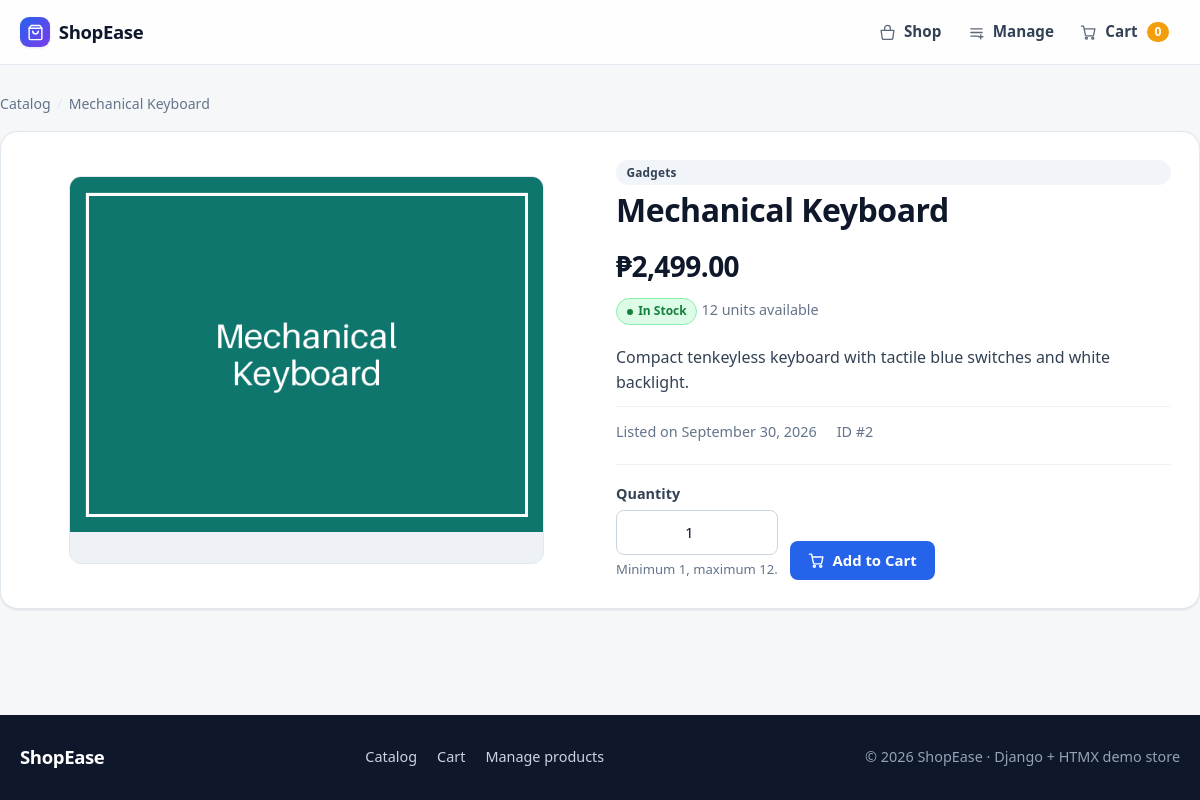
Screenshot of /products/2/ with the database file from the repository.
### store/models.py (models this page shows, shortened)
class Product(models.Model):
    name = models.CharField(max_length=120)
    category = models.ForeignKey(Category, on_delete=models.PROTECT, related_name="products")
    description = models.TextField(blank=True)
    price = models.DecimalField(max_digits=10, decimal_places=2)
    stock = models.IntegerField(default=0)
    image = models.ImageField(upload_to="products/", blank=True, null=True)
    is_active = models.BooleanField(default=True)
    date_created = models.DateTimeField(auto_now_add=True)
    class Meta:
        ordering = ["-date_created"]
    @property
    def is_out_of_stock(self):
        return self.stock <= 0
    @property
    def stock_status(self):
        if self.stock <= 0:
            return "out"
        if self.stock <= LOW_STOCK_THRESHOLD:
            return "low"
        return "in"
    @property
    def stock_label(self):
        return {"in": "In Stock", "low": "Low Stock", "out": "Out of Stock"}[self.stock_status]

class Category(models.Model):
    name = models.CharField(max_length=80)
    slug = models.SlugField(unique=True)
    class Meta:
        ordering = ["name"]
        verbose_name_plural = "categories"

### store/views.py (the view)
# urls.py: path("products/<int:pk>/", views.product_detail, name="product_detail"),
def product_detail(request, pk):
    product = Product.objects.filter(pk=pk, is_active=True).select_related("category").first()
    if product is None:
        return not_found(request)
    form = QuantityForm(max_qty=product.stock)
    return render(request, "product_detail.html", {"product": product, "form": form})

### store/forms.py
class QuantityForm(forms.Form):
    quantity = forms.IntegerField(
        min_value=1,
        initial=1,
        label="Quantity",
        error_messages={
            "invalid": "Enter a whole number.",
            "min_value": "Quantity must be at least 1.",
            "required": "Enter a quantity.",
        },
        widget=forms.NumberInput(attrs={"class": "qty", "min": "1"}),
    )
    def __init__(self, *args, max_qty=None, **kwargs):
        super().__init__(*args, **kwargs)
        if max_qty is not None:
            self.fields["quantity"].widget.attrs["max"] = max_qty

### store/context_processors.py (called while the page is built)
def cart_count(request):
    cart = request.session.get("cart", {})
    return {"cart_count": sum(cart.values())}

### templates/product_detail.html (shortened to what this page needs)
{% extends "base.html" %}
{% load static %}
{% block content %}
<nav class="breadcrumb" aria-label="Breadcrumb">
  <ol>
    <li><a href="{% url 'product_list' %}">Catalog</a></li>
    <li><span aria-current="page">{{ product.name }}</span></li>
  </ol>
</nav>
<article class="detail">
  <figure class="detail-media">
    {% if product.image %}
      <img src="{{ product.image.url }}" alt="{{ product.name }}">
    {% else %}
      <img src="{% static 'img/placeholder.svg' %}" alt="No image available">
    {% endif %}
  </figure>
  <div class="detail-info">
    <span class="chip">{{ product.category.name }}</span>
    <h1>{{ product.name }}</h1>
    <p class="price">₱{{ product.price|floatformat:"2g" }}</p>
    <p>
      {% include "partials/_stock_badge.html" %}
      {% if not product.is_out_of_stock %}<span class="muted">{{ product.stock }} unit{{ product.stock|pluralize }} available</span>{% endif %}
    </p>
    <div class="detail-desc">{{ product.description|default:"No description provided."|linebreaksbr }}</div>
    <div class="detail-meta">
      <span class="muted">Listed on {{ product.date_created|date:"F j, Y" }}</span>
      <span class="muted">ID #{{ product.id }}</span>
    </div>
    <div class="detail-buy">
      <form method="post" novalidate hx-post="{% url 'cart_add' product.id %}"
            hx-target="#add-result" hx-indicator="#detail-spinner">
        <div class="field">
          <label for="{{ form.quantity.id_for_label }}">{{ form.quantity.label }}</label>
          {{ form.quantity }}
          <small class="help">Minimum 1, maximum {{ product.stock }}.</small>
        </div>
        <div class="actions">
          <button class="btn" type="submit" {% if product.is_out_of_stock %}disabled{% endif %}>
            <svg width="17" height="17" viewBox="0 0 24 24" fill="none" stroke="currentColor" stroke-width="2" stroke-linecap="round" stroke-linejoin="round" aria-hidden="true"><circle cx="9" cy="20" r="1.5"/><circle cx="18" cy="20" r="1.5"/><path d="M2 3h3l2.6 12.2a2 2 0 0 0 2 1.6h7.7a2 2 0 0 0 2-1.6L21 7H6"/></svg>
            Add to Cart
          </button>
        </div>
      </form>
    </div>
  </div>
</article>
{% endblock %}

### templates/base.html (shortened to what this page needs)
{% load static %}<!DOCTYPE html>
<html lang="en">
<head>
  <link rel="stylesheet" href="{% static 'css/style.css' %}">
</head>
<body hx-headers='{"X-CSRFToken": "{{ csrf_token }}"}'>
  <header class="navbar">
    <div class="container">
      <a class="brand" href="{% url 'product_list' %}">
        <span class="brand-mark" aria-hidden="true">
          <svg viewBox="0 0 24 24" fill="none" stroke="currentColor" stroke-width="2" stroke-linecap="round" stroke-linejoin="round"><path d="M6 2 3 6v14a2 2 0 0 0 2 2h14a2 2 0 0 0 2-2V6l-3-4Z"/><path d="M3 6h18"/><path d="M16 10a4 4 0 0 1-8 0"/></svg>
        </span>
        ShopEase
      </a>
      <nav id="nav-links" aria-label="Main">
        <a href="{% url 'product_list' %}"{% if request.resolver_match.url_name == 'product_list' %} aria-current="page"{% endif %}>
          <svg viewBox="0 0 24 24" fill="none" stroke="currentColor" stroke-width="1.8" stroke-linecap="round" stroke-linejoin="round" aria-hidden="true"><path d="M3 9h18l-1.5 11a2 2 0 0 1-2 1.8H6.5a2 2 0 0 1-2-1.8Z"/><path d="M8 9V6a4 4 0 0 1 8 0v3"/></svg>
          Shop
        </a>
        <a href="{% url 'product_manage' %}">
          <svg viewBox="0 0 24 24" fill="none" stroke="currentColor" stroke-width="1.8" stroke-linecap="round" stroke-linejoin="round" aria-hidden="true"><path d="M4 7h16"/><path d="M4 12h16"/><path d="M4 17h10"/><path d="M18 15v6M15 18h6"/></svg>
          Manage
        </a>
        <a href="{% url 'cart' %}"{% if request.resolver_match.url_name == 'cart' or request.resolver_match.url_name == 'checkout' %} aria-current="page"{% endif %}>
          <svg viewBox="0 0 24 24" fill="none" stroke="currentColor" stroke-width="1.8" stroke-linecap="round" stroke-linejoin="round" aria-hidden="true"><circle cx="9" cy="20" r="1.5"/><circle cx="18" cy="20" r="1.5"/><path d="M2 3h3l2.6 12.2a2 2 0 0 0 2 1.6h7.7a2 2 0 0 0 2-1.6L21 7H6"/></svg>
          Cart {% include "partials/_cart_badge.html" %}
        </a>
      </nav>
    </div>
  </header>
  <main class="container page" id="main">
    {% block content %}{% endblock %}
  </main>
  <footer>
    <div class="container">
      <a class="brand" href="{% url 'product_list' %}">ShopEase</a>
      <nav class="footer-links" aria-label="Footer">
        <a href="{% url 'product_list' %}">Catalog</a>
        <a href="{% url 'cart' %}">Cart</a>
        <a href="{% url 'product_manage' %}">Manage products</a>
      </nav>
      <p class="footer-note">&copy; {% now "Y" %} ShopEase &middot; Django + HTMX demo store</p>
    </div>
  </footer>
</body>
</html>

### templates/partials/_cart_badge.html
<span id="cart-badge" class="badge"{% if oob %} hx-swap-oob="true"{% endif %} aria-label="{{ cart_count }} item{{ cart_count|pluralize }} in cart">{{ cart_count }}</span>

### templates/partials/_stock_badge.html
<span class="badge-stock {{ product.stock_status }}">{{ product.stock_label }}</span>

### rows the page displays
Product: name "Mechanical Keyboard", image (picture), category.name "Gadgets", price "2,499.00", stock_label "In Stock", stock "12", description "Compact tenkeyless keyboard with tactile blue switches and white backlight.", date_created "September 30, 2026", id "2"

### other values shown
{{ cart_count }} "0"
